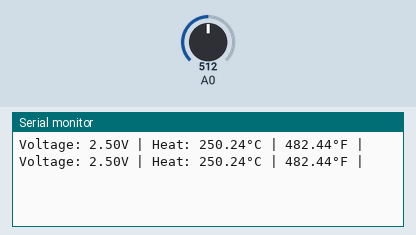
Bench run of a sketch on a simulated Arduino Uno, built with avr-gcc and run on an emulated ATmega328P. Shown: the last lines printed to the serial monitor. Inputs (shaded band) come from the test bench; at power-on: A0 = 512.

Above: at 1.8 s.
1.9 s: A0 set to 716
At 2.8 s:
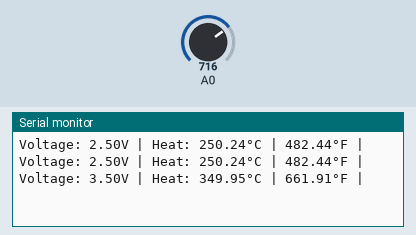
3.4 s: A0 set to 900
At 4.6 s:
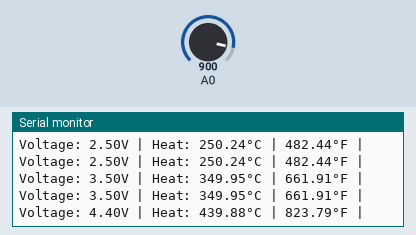
Timing chart, 0 to 6.4 s (numbered marks = the images above; inputs shaded):
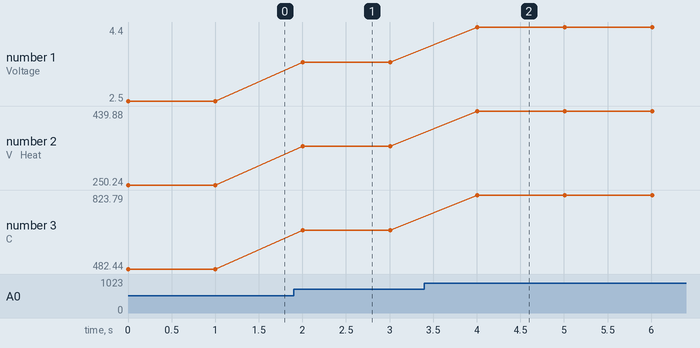

Measured:
- after the input at 1.9 s, the serial monitor: prints a new line after 0.10 s (image 1)
- after the input at 3.4 s, the serial monitor: prints a new line after 0.61 s (image 2)
- plotted number 1: 2.5 → 3.5 after the input at 1.9 s, 3.5 → 4.4 after the input at 3.4 s
- plotted number 2: 250.24 → 349.95 after the input at 1.9 s, 349.95 → 439.88 after the input at 3.4 s
- plotted number 3: 482.44 → 661.91 after the input at 1.9 s, 661.91 → 823.79 after the input at 3.4 s

The sketch:

35.LM35.ino
```cpp
int x=0;
float voltage,centigrade,fahrenheit;

void setup() {

Serial.begin(9600);
}

void loop() {

x=analogRead(A0);
voltage=x*(5.0/1023.0);
centigrade=voltage/0.01;

Serial.print("Voltage: ");
Serial.print(voltage);
Serial.print("V | ");

Serial.print("Heat: ");
Serial.print(centigrade);
Serial.print("\xC2\xB0");
Serial.print("C | ");

fahrenheit=(centigrade*9.0/5.0)+32.0;
Serial.print(fahrenheit);
Serial.print("\xC2\xB0");
Serial.println("F | ");

delay(1000);
}
```
